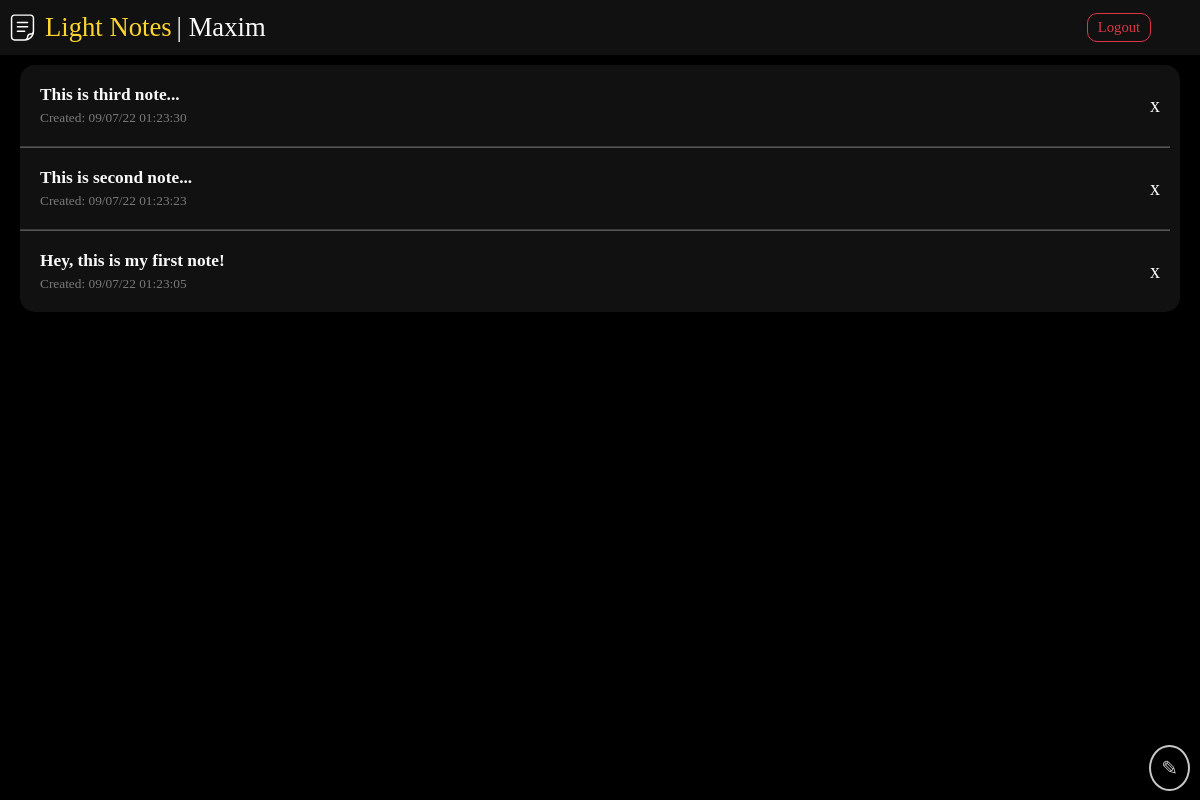
Page / (signed in) on the earlier database version.
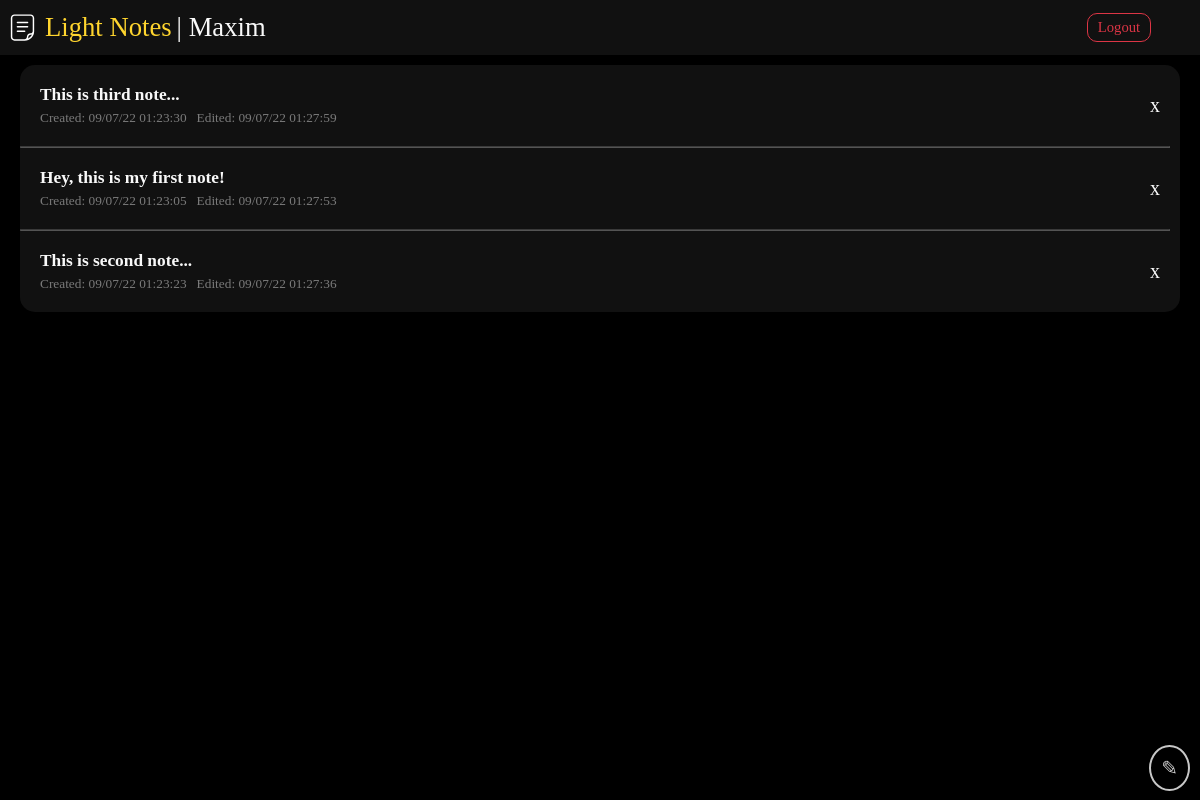
Same page on the later database version.
### objects.py (models this page shows)
class User(UserMixin, db.Model):
    __tablename__ = "user"
    id = Column(db.Integer, primary_key=True, autoincrement=True)
    notes = relationship("Note")
    login = Column(db.String)
    password = Column(db.String)

class Note(db.Model):
    __tablename__ = "note"
    id = Column(db.Integer, primary_key=True, autoincrement=True)
    author = Column(db.Integer, ForeignKey("user.id"))
    title = Column(db.String(100), nullable=True)
    text = Column(db.Text, nullable=False)
    created = Column(db.DateTime, nullable=False, default=datetime.datetime.now)
    edited = Column(db.DateTime, nullable=True)

### app.py (the view)
@app.route("/")
@login_required
def index():
    user_notes = Note.query.filter(Note.author==current_user.id).order_by(Note.edited.desc(), Note.created.desc()).all()
    return render_template("index.html", notes=user_notes)

### objects.py (called while the page is built)
@login_manager.user_loader
def load_user(user_id):
    return User.query.filter(User.id==user_id).first()

### templates/index.html (shortened to what this page needs)
{% extends 'base.html' %}
{% block body %}
<nav>
    <div class="nav-left">
        <img id="nav-icon" src="{{ url_for('static', filename='favicon.svg') }}">
        <a id="nav-title" class="nav-text" href="/">Light Notes</a>
        <span class="nav-text">| {{ current_user.login }}</span>
    </div>
    <div class="nav-right">
        <a id="nav-logout" href="/logout">Logout</a>
    </div>
</nav>
{% if notes | length > 0 %}
<div id="notes">
    {% for note in notes %}
    <div id="note-{{note.id}}" class="note-prev">
        <div class="note-info">
            <span class="note-prev-title" onclick="location.href = '/note/' + this.parentElement.parentElement.id.slice(5)">{{ note.title }}</span>
            <div class="date-row">
                <span class="note-prev-created">Created: {{ note.created.strftime("%x %X") }}</span>
                {% if note.edited %}
                <span class="note-prev-created">Edited: {{ note.edited.strftime("%x %X") }}</span>
                {% endif %}
            </div>
        </div>
        <span class="note-prev-delete">x</span>
    </div>
    {% if loop.index <= notes|length-1 %}
    <hr>
    {% endif %}
    {% endfor %}
</div>
{% endif %}
<div id="floating-actions">
    <a id="floating-create" href="/create">✎</a>
</div>
{% endblock %}

### templates/base.html (shortened to what this page needs)
<!doctype html>
<html lang="en">
<head>
    <link rel="stylesheet" href="{{ url_for('static', filename='styles.css') }}">
</head>
<body>
    {% block body %}
    {% endblock %}
</body>
</html>

### static/styles.css (style rules this page uses)
body { background-color: var(--primary); color: var(--font); margin: 0; font-family: "Montserrat"; height: 100%; width: 100%; font-size: var(--font-size); }
a { font-size: var(--font-size); color: var(--font); }
hr { width: 99%; }
nav { background-color: var(--primary-light); display: flex; flex-direction: row; align-items: center; padding: 10px 5px; }
a { color: var(--accent); }
:root { --primary: #000000; --primary-light: #111111; --font: #F9F9F9; --red: #DC3545; --font-size: 15pt; --accent: #FFD52E; }
#nav-icon { width: 35px; filter: invert(100%); }
#nav-title { text-decoration: none; color: var(--accent); }
.nav-text { font-size: 20pt; color: var(--font); }
#nav-logout { color: var(--red); padding: 5px 10px; border: 1px solid var(--red); border-radius: 10px; text-decoration: none; font-size: calc(var(--font-size) - 4pt); }
.nav-right { flex: 1; display: flex; flex-direction: row; align-items: center; }
.nav-left { flex: 10; display: flex; flex-direction: row; align-items: center; gap: 5px; }
#notes { display: flex; flex-direction: column; background-color: var(--primary-light); border-radius: 15px; margin: 10px 20px; padding: 20px 0; }
#notes hr { opacity: 0.3; margin: 20px 0; }
.note-info { display: flex; flex-direction: column; gap: 5px; flex-grow: 1; }
.note-prev { padding: 0 20px; display: flex; flex-direction: row; align-items: center; }
.date-row { display: flex; flex-direction: row; gap: 10px; }
.note-prev-title { word-break: break-all; cursor: pointer; font-weight: bold; font-size: calc(var(--font-size) - 2pt); transition: .2s; }
.note-prev-created { font-size: calc(var(--font-size) - 5pt); opacity: 0.45; }
.note-prev-delete { cursor: pointer; padding-left: 10px; }
#floating-actions { position: fixed; bottom: 20px; right: 10px; color: var(--font); }
#floating-create { background-color: var(--primary); color: var(--font); border: 2px solid var(--font); padding: 10px; border-radius: 50%; font-size: 15pt; opacity: 80%; text-decoration: none; }

Differences in the rows shown:
changed Note "This is third note...": edited (not shown) → "09/07/22 01:27:59"
changed Note "Hey, this is my first note!": edited (not shown) → "09/07/22 01:27:53"; moves up the list
changed Note "This is second note...": edited (not shown) → "09/07/22 01:27:36"
